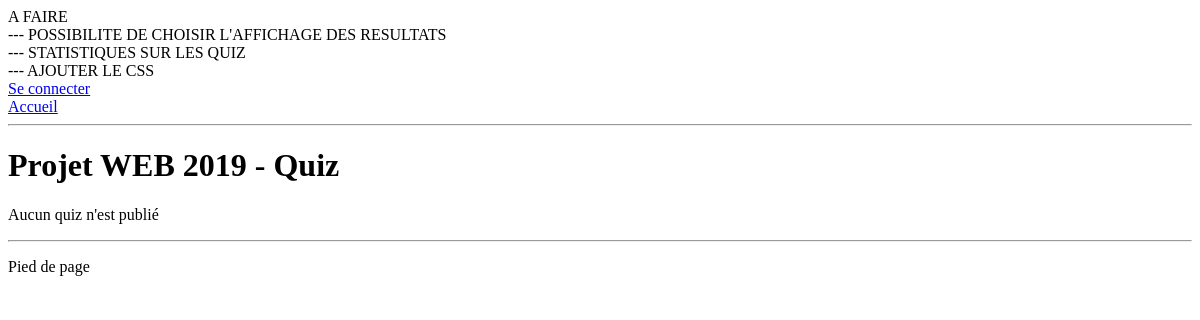
The app's page /, older data.
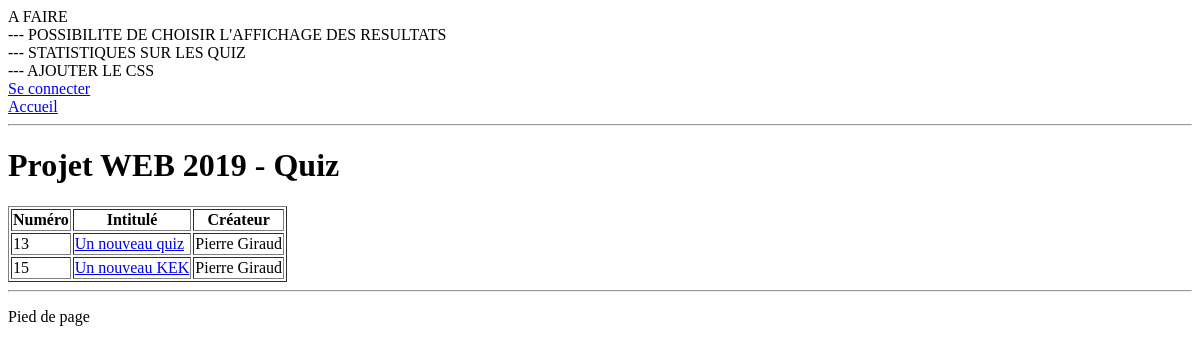
The same page, newer data.
### tables this page shows
CREATE TABLE IF NOT EXISTS `quiz` (
  `id_quiz` int(11) NOT NULL AUTO_INCREMENT,
  `titre_quiz` varchar(255) NOT NULL,
  `ispublic_quiz` tinyint(1) NOT NULL,
  `id_user` int(11) NOT NULL,
  PRIMARY KEY (`id_quiz`),
  KEY `user_fk` (`id_user`)
);

CREATE TABLE IF NOT EXISTS `users` (
  `id_user` int(11) NOT NULL AUTO_INCREMENT,
  `nom_user` varchar(50) NOT NULL,
  `mdp_user` varchar(100) NOT NULL,
  `type_user` varchar(10) NOT NULL,
  UNIQUE KEY `index_id` (`id_user`)
);

### index.php (the view)
<?php include ('header.php'); ?>
<h1>Projet WEB 2019 - Quiz</h1>
<?php
    global $mysql_db;
    $query = $mysql_db -> query("SELECT * FROM quiz WHERE ispublic_quiz = 1 ORDER BY id_quiz");
    if ($query -> num_rows > 0) : ?>
        <table id="tablepublicquiz" border="1">
            <tr>
                <th>Numéro</th>
                <th>Intitulé</th>
                <th>Créateur</th>
            </tr>
            <?php while ($row = $query -> fetch_array(MYSQLI_ASSOC)) :
                $userquery = $mysql_db -> query("SELECT * FROM users WHERE id_user = ".$row['id_user']);
                $user = $userquery -> fetch_array(MYSQLI_ASSOC); ?>
                <tr id="rowpq_<?= $row['id_quiz'] ?>">
                    <td><?= $row['id_quiz'] ?></td>
                    <td><a href="quiz.php?id=<?= $row['id_quiz'] ?>"><?= $row['titre_quiz'] ?></a></td>
                    <td><?= $user['nom_user'] ?></td>
                </tr>
            <?php endwhile; ?>
        </table>
    <?php else: ?>
        <p>Aucun quiz n'est publié</p>
    <?php endif; ?>
<?php include 'footer.php'; ?>

### header.php (shortened to what this page needs)
<?php
    echo "--- POSSIBILITE DE CHOISIR L'AFFICHAGE DES RESULTATS<br>";
    echo "--- STATISTIQUES SUR LES QUIZ<br>";
    echo "--- AJOUTER LE CSS<br>";
?>
<!doctype html>
<html lang="fr">
<head>
</head>
<body>
    <header>
        <?php if (basename($_SERVER['PHP_SELF']) != 'login.php' && basename($_SERVER['PHP_SELF']) != 'inscription.php') : ?>
        <div>
            <?php if (isset($_SESSION['user'])) : ?>
            <p>Connecté en tant que <strong> <?= $_SESSION['user']->getNom() ?></strong></p>
            <form action="<?= $_SERVER['PHP_SELF'] ?>" method="post">
                <button type="submit" name="deco" value="deco">Déconnexion</button>
            </form>
                <?php if (basename($_SERVER['PHP_SELF']) != 'home.php') : ?>
                    <?php if (basename(dirname($_SERVER['PHP_SELF'])) == 'user') : ?>
                        <a href="home.php">Home</a>
                    <?php else : ?>
                        <a href="user/home.php">Home</a>
                    <?php endif; ?>
                <?php else : ?>
                <a href="../index.php">Accueil</a>
                <?php endif; ?>
            <?php else : ?>
            <a href="login.php">Se connecter</a><br>
            <a href="index.php">Accueil</a>
            <?php endif; ?>
        </div>
        <hr>
        <?php endif; ?>
    </header>

### footer.php (shortened to what this page needs)
</body>
<hr>
<footer>
    <p>Pied de page</p>
</footer>
</html>

Row changes from the older to the newer data that the page shows:
added quiz: id_quiz "13", titre_quiz "Un nouveau quiz", id_user.nom_user "Pierre Giraud"
added quiz: id_quiz "15", titre_quiz "Un nouveau KEK", id_user.nom_user "Pierre Giraud"
Text that changed along with them:
text no longer shown: "Aucun quiz n'est publié"
text now shown: "Numéro Intitulé Créateur"
